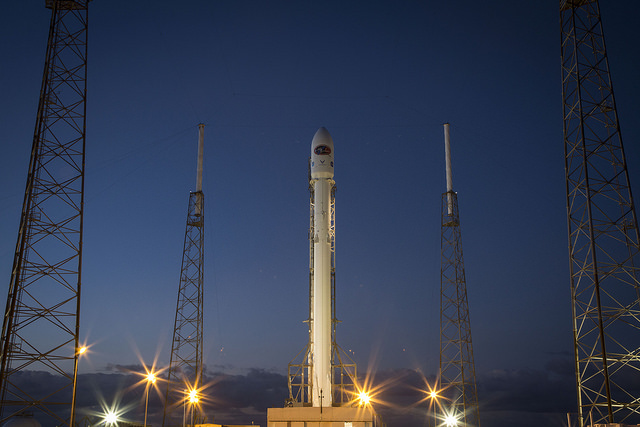
#> input picture skimage.data.rocket(), 640 x 427 px
$ jupyter execute ProcesamientoDeImagenesParte1.ipynb
#> lines starting #> are read from the running program, lines starting #| are printed output that depends on the picture; after the words box and inside, x2 and y2 are one past the last pixel; in counts of white or black regions, pixels touching at a corner belong together
#####  Parte 1 de 4
#### Ingeniero en Sistemas: Erick J. Pineda Amézquita
Correo de contacto: epineda.amezquita@gmail.com
github: https://github.com/epinedaWorks/

Ejercicios basados en el material de apoyo de DataCamp
https://campus.datacamp.com/courses/image-processing-in-python/

Las imagenes de ejemplo se encuentran en el directorio "imagenes", se hace referencia por medio de **./imagenes/**
Si se desea, por facilidad, pueden colocarse en el mismo directorio donde se encuentra el arhivo python o notebook ipynb

# Procesamiento de imagenes

Para los siguientes ejemplos, se va a utilizar la herramienta de SCIKIT IMAGE.
Se requiere instalar dicha librería para hacer uso de todas las funciones que provee la herramienta.
Para instalar en Windows se requiere acceder a la consola de comandos en modo Administrador y ejecutar la siguiente instrucción:

**$ pip install scikit-image**

Si no funciona, probar con:

**$ conda install -c conda-forge scikit-image**

No esta de mas realizar un test de los paquetes que se requieren, ya sea antes o después de la instalación de scikit-image por medio de las siguientes instrucciones:

**$ pytest --pyargs skimage**

Fuente:
https://scikit-image.org/docs/stable/install.html

# Ejemplo 1, Transformar a gris

Comenzamos por importar la librería, si la siguiente instrucción muestra error, será necesario revisar la instalación de scikit image.

[cell 1]
# Import the modules from skimage
from skimage import data, color

import matplotlib.pyplot as plt
import numpy as np

Se crea un metodo que va a leer las imagenes por medio de matplotlib.

[cell 2]
def show_image(image, title='Image', cmap_type='gray'):
    plt.imshow(image, cmap=cmap_type)
    plt.title(title)
    plt.axis('off')
    plt.show()

Se importan imagenes que trae la librería y se aplican conversiones de color.

[cell 3]
# Load the rocket image
rocket = data.rocket()
#> rocket is the input picture: shape (427, 640, 3); mean R, G, B 52.3, 61.3, 82.3

# Convert the image to grayscale
gray_scaled_rocket = color.rgb2gray(rocket)

# Show the original image
show_image(rocket, 'Original RGB image')

# Show the grayscale image
show_image(gray_scaled_rocket, 'Grayscale image')

# Rotar una imagen

[cell 4]
#Imagen normal:

print("Imagen Normal:")
show_image(rocket, "Imagen original")

print("Rotacion de imagen en forma vertical:")
imgRotacionVertical= np.fliplr(rocket)
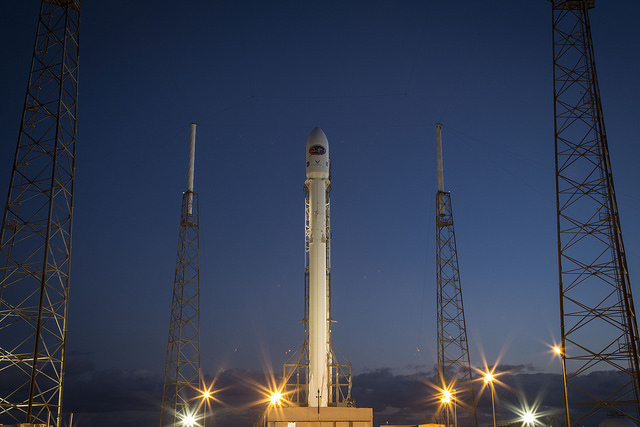
#> imgRotacionVertical: shape (427, 640, 3); mean R, G, B 52.3, 61.3, 82.3
show_image(imgRotacionVertical, 'Rotacion vertical de imagen')

print("Rotacion de imagen en forma horizontal:")
imgRotacionHorizontal= np.flipud(rocket)
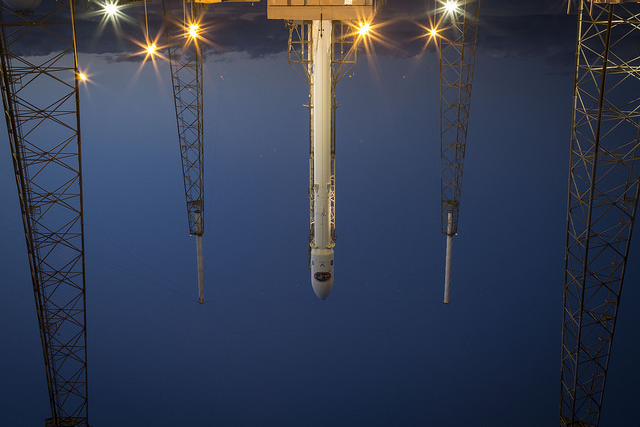
#> imgRotacionHorizontal: shape (427, 640, 3); mean R, G, B 52.3, 61.3, 82.3
show_image(imgRotacionHorizontal, 'Rotacion horizontal de imagen')

# Histogramas
Gráfico de la representación de distribuciones de frecuencias, en el que se emplean rectángulos dentro de unas coordenadas.

 <pre>    0 -------------------------------------------------------------- 255
+Negro por lo tanto -blanco                               +Blanco por lo tanto -negro

[cell 5]
# Obtain the red channel
red_channel = rocket[:, :, 0]
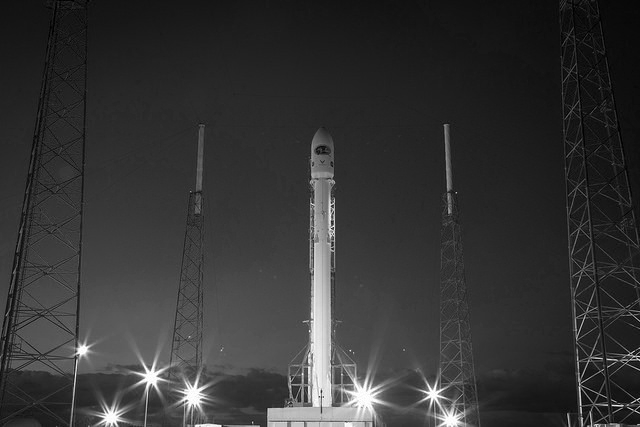
#> red_channel: shape (427, 640); min 0, max 255, mean 52.3
show_image(red_channel, "Canal Rojo")

print("Histograma del canal Rojo")
# Plot the red histogram with bins in a range of 256
plt.hist(red_channel.ravel(), bins=256)

# Set title and show
plt.title('Histograma del color o canal rojo')
plt.show()
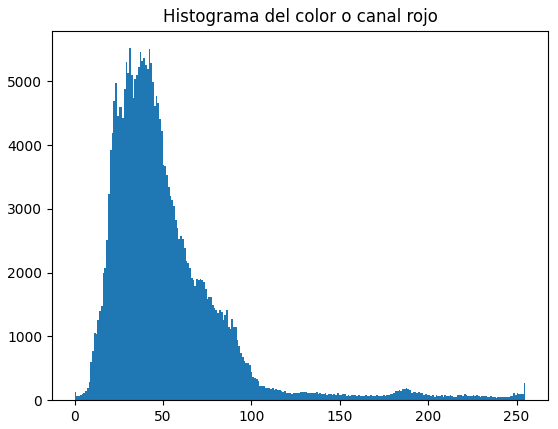
#> figure drawn by matplotlib, 1 panel; tallest bar 5521 high, from x = 30.88 to 31.88

# Thresholding - Umbrales / Binarización
Es una técnica que a partir de una imagen original o imagen origen, crea otras imagenes en tonos grises para un canal determinado, dicha tonalidad dependerá de un valor de umbral (el valor "thresh") para convertir dicho canal a blanco y negro.
Se usa para separar las areas de una imagen o segmentar lo que está en el fondo o lo que está en frente.
Se utiliza en:
+ Aislamiento de objetos.
+ Detección de objetos.
+ Detección de rostros.
+ etc.

[cell 6]
# Import the otsu threshold function
from skimage.filters import threshold_otsu
from skimage import color
import cv2

imgName = "./imagenes/guitarrista.JPG"
imgGuitarrista = cv2.imread(imgName)
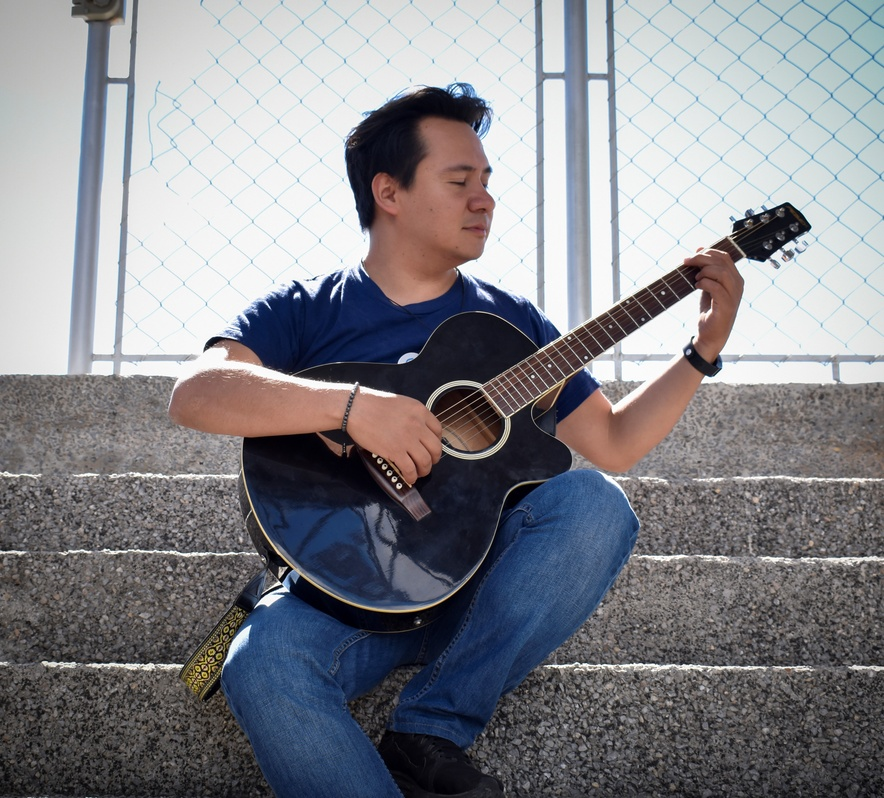
#> input picture imagenes/guitarrista.JPG, 884 x 798 px, shrunk from 3781 x 3413 before the run
#> imgGuitarrista is the input picture: shape (798, 884, 3); mean B, G, R 136.9, 131.5, 131.3
#cv2.imshow('Hello, my Imagen from Python ', img)

[cell 7]
# Make the image grayscale using rgb2gray
imgGuitarristaToGray = color.rgb2gray(imgGuitarrista)
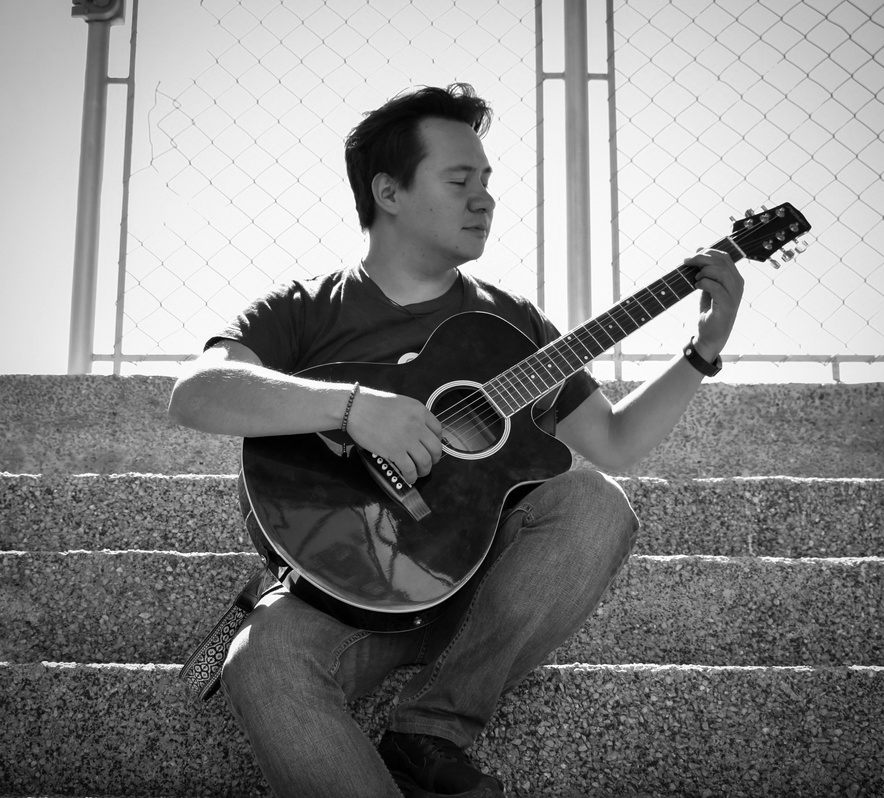
#> imgGuitarristaToGray: shape (798, 884) float64; min 0, max 1, mean 0.52

# Obtain the optimal threshold value with otsu
ValorThresh = threshold_otsu(imgGuitarristaToGray)
#> ValorThresh = 0.584

# Apply thresholding to the image
binary = imgGuitarristaToGray > ValorThresh
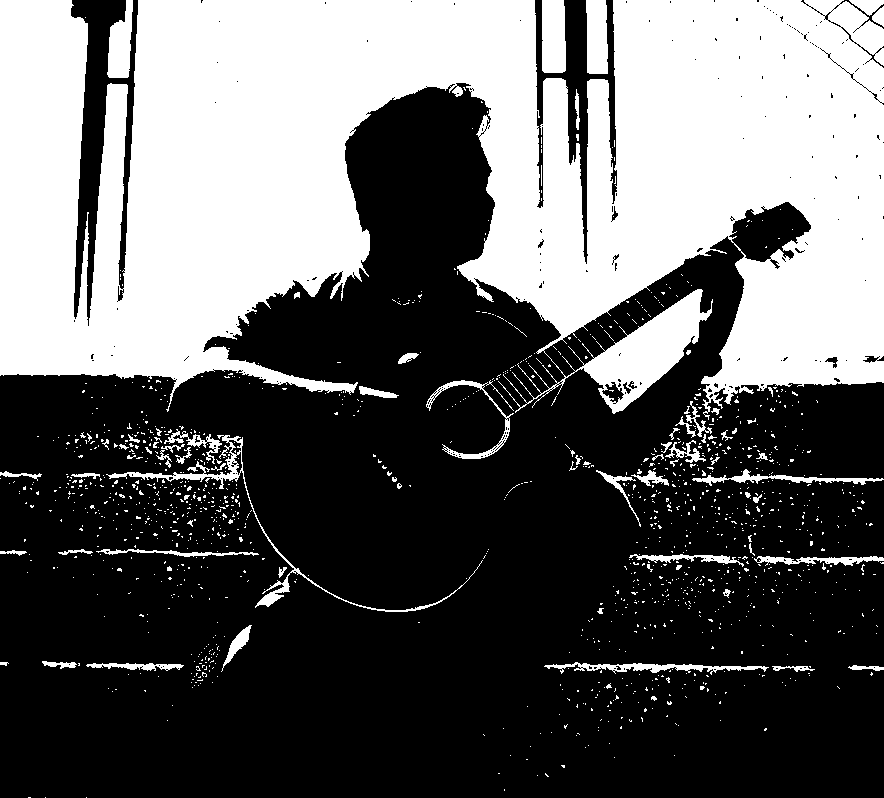
#> binary: shape (798, 884) bool; 38.7% white; 1325 white regions (1254 under 20 px), largest, box (x1, y1, x2, y2) and area: (0, 0, 884, 420) 252295, (106, 435, 483, 612) 2054, (542, 0, 566, 73) 1697

# Show the image
show_image(binary, 'Imagen binaria sin inversion')

Aplicando inversión a través del valor Thresh

[cell 8]
binary = imgGuitarristaToGray < ValorThresh

# Show the image
show_image(binary, 'Imagen binaria con inversión')

# Probando otros filtros

[cell 9]
from skimage.filters import try_all_threshold


imgName = "./imagenes/guitarrista.JPG"
imgGuitarrista = cv2.imread(imgName)
imgGuitarristaToGray = color.rgb2gray(imgGuitarrista)

# Obtain all the resulting images
fig, ax = try_all_threshold(imgGuitarristaToGray, verbose=False)
# Showing resulting plots
#show_plot(fig, ax)
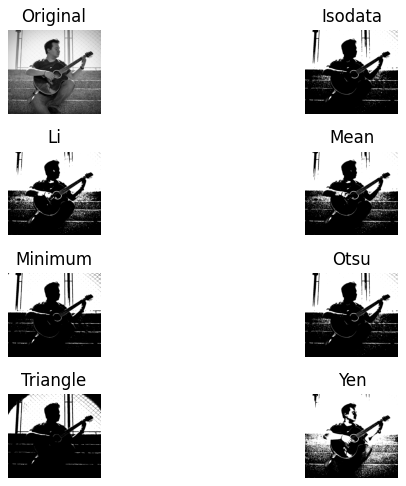
#> figure drawn by matplotlib, 8 panels

# Utilizar el valor Thresh para resaltar objetos de fondo o de enfrente

Los ejemplos anteriores utilizan un algoritmo desconocido para hacer la binarización de imágenes.
Para el caso que se desee hacer visible objetos del fondo o de enfrente de una forma sencilla, no tan elaborada y de forma práctica, se debe utilizar cualquiera de los metodos que existen segun las dos categorias siguientes para tener un mejor enfoque de "fondo" o de "frente":
+ Global o de histograma
+ Local o adaptativo

Los valores globales o basados en el histograma utilizan un valor del Thresh aplicado cuando el fondo es uniforme, en otras palabras, es funcional cuando el fondo es evidente.
En casos mas complejos se recomienda usar un valor de Thresh adaptativo o local, para ello utiliza un tamaño de bloque.
Tomar en cuenta que el valor de Thresh se puede invertir y que ambos métodos creen encontrar un valor óptimo.


**Ejemplo Global:**

[cell 10]
# Import the otsu threshold function
from skimage.filters import threshold_otsu

#imgPathNameGuitarrista = "guitarrista.jpg"
imgPathNameGuitarrista = "./imagenes/texto.jpg"
imgGuitarrista = cv2.imread(imgPathNameGuitarrista)
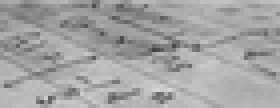
#> input picture imagenes/texto.jpg, 70 x 27 px, shrunk from 300 x 117 before the run (shown 4 times larger)
#> imgGuitarrista is the input picture: shape (27, 70, 3); min 65, max 214, mean 163.4
imgGuitarristaUnCanal = imgGuitarrista[:,:,2]


# Obtain the optimal otsu global thresh value
global_thresh = threshold_otsu(imgGuitarristaUnCanal)
#> global_thresh = 156

# Obtain the binary image by applying global thresholding
binary_global = imgGuitarristaUnCanal > global_thresh
#> binary_global: shape (27, 70) bool; 67.2% white; 19 black regions (17 under 20 px), largest, box (x1, y1, x2, y2) and area: (0, 0, 51, 22) 480, (52, 7, 70, 12) 34

print("Imagen original")
show_image(imgGuitarrista, 'Imagen en RGB original')

# Show the binary image obtained
show_image(binary_global, 'Imagen con Global thresholding')

Ejemplo Local o adaptativo:

[cell 11]
# Import the local threshold function
from skimage.filters import threshold_local

imgPathNameTexto = "./imagenes/texto.jpg"
imgTexto = cv2.imread(imgPathNameTexto)
imgTextoUnCanal = imgTexto[:,:,2]

# Set the block size to 35
block_size = 35

# Obtain the optimal local thresholding
local_thresh = threshold_local(imgTextoUnCanal, block_size, offset=10)

# Obtain the binary image by applying local thresholding
binary_local = imgTextoUnCanal > local_thresh
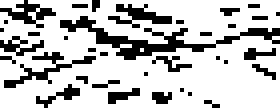
#> binary_local: shape (27, 70) bool (shown 4 times larger); 76% white; black in thin lines or dots


binary_global = imgGuitarristaUnCanal > global_thresh

print("Imagen original")
show_image(imgTexto, 'Imagen en RGB original')
# Show the binary image obtained


# Show the binary image
show_image(binary_local, 'Local thresholding')
